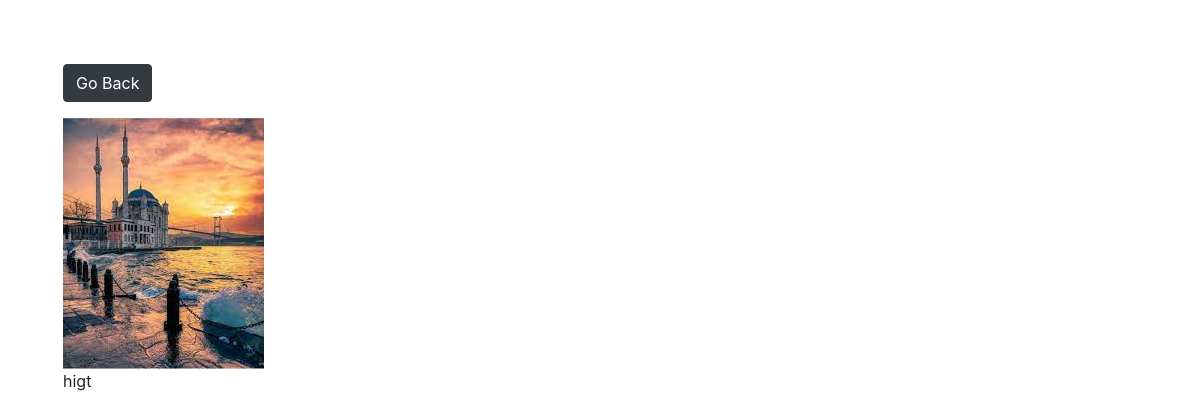
/photo/4/, run on the app's committed database.
### PhotoApp/models.py (models this page shows, shortened)
class Photo(models.Model):
    category           =   models.ForeignKey(Category,on_delete=models.SET_NULL,null=True,blank=True)
    image              =   models.ImageField(null=False,blank=False)
    description        =   models.TextField()

### PhotoApp/views.py (the view)
# urls.py: path('photo/<str:pk>/',views.PhotoFunction,name="Photo")
def PhotoFunction(request,pk):
    photos = Photo.objects.get(id=pk)
    return render(request,'Photo.html',{'key2':photos})

### templates/photo.html (shortened to what this page needs)
<!doctype html>
<html lang="en">
<head>
    <link rel="stylesheet" href="https://cdn.jsdelivr.net/npm/bootstrap@4.0.0/dist/css/bootstrap.min.css">
</head>
<body class="m-5">
<div class="container">
    <div class="row justify-content-center">
        <div class="col">
            <a href="{% url 'Gallery' %}" class="btn btn-dark my-3">Go Back</a>
            <div style="height:90vh;">
                <img style="max-width:800px;max-height:800px;" src="{{ key2.image.url }}">
                <p>{{key2.description}}</p>
            </div>
        </div>
    </div>
</div>
</body>
</html>

### data on the page
Photo: image (picture), description "higt"
